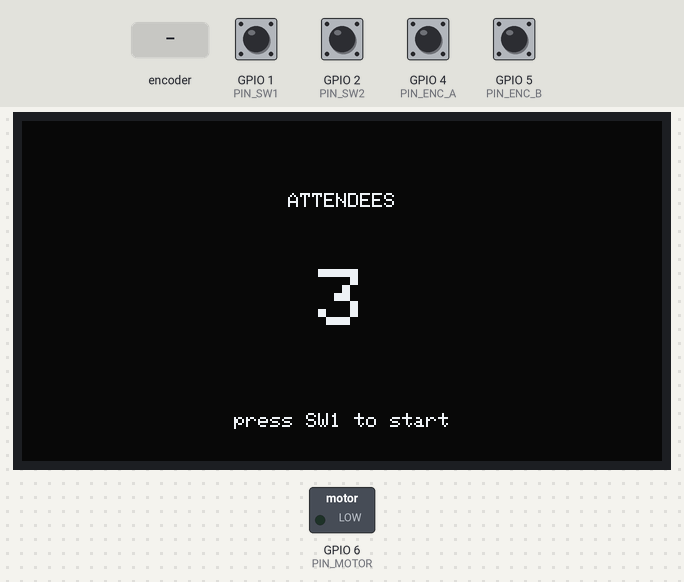
The sketch below on a simulated ESP32-S3. Shown: 320×170 colour display, switched loads named in the sketch (green lamp = pin HIGH). The test bench sets the inputs (shaded band); at power-on: GPIO 1 (PIN_SW1), GPIO 2 (PIN_SW2), GPIO 4 (PIN_ENC_A), GPIO 5 (PIN_ENC_B) HIGH.

Above: at 1.3 s.
1.4 s: GPIO 1 (PIN_SW1) pulled LOW for 3.2 s
At 1.7 s:
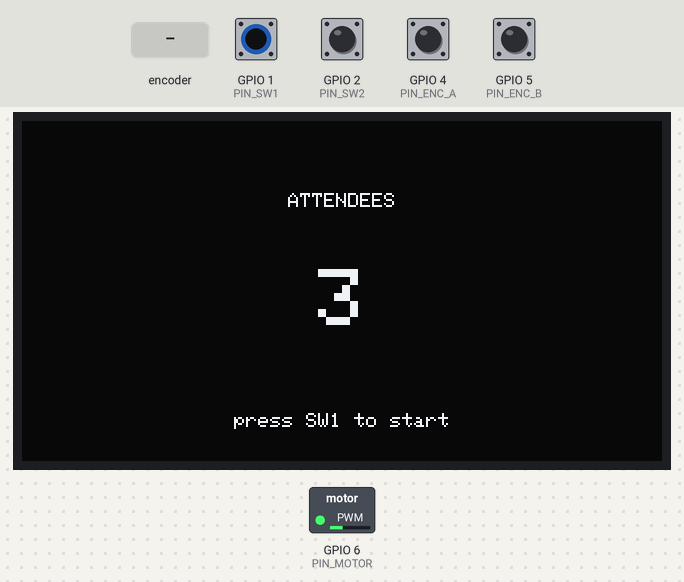
6.1 s: rotary encoder on GPIO 4 (PIN_ENC_A) / GPIO 5 (PIN_ENC_B) turned 3 steps (first pin leading)
At 7.7 s:
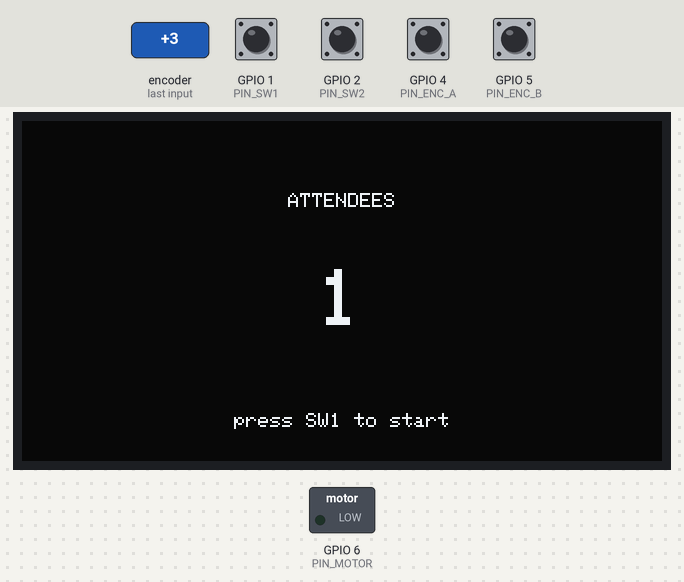
8.2 s: GPIO 2 (PIN_SW2) pulled LOW for 1 s
At 8.56 s:
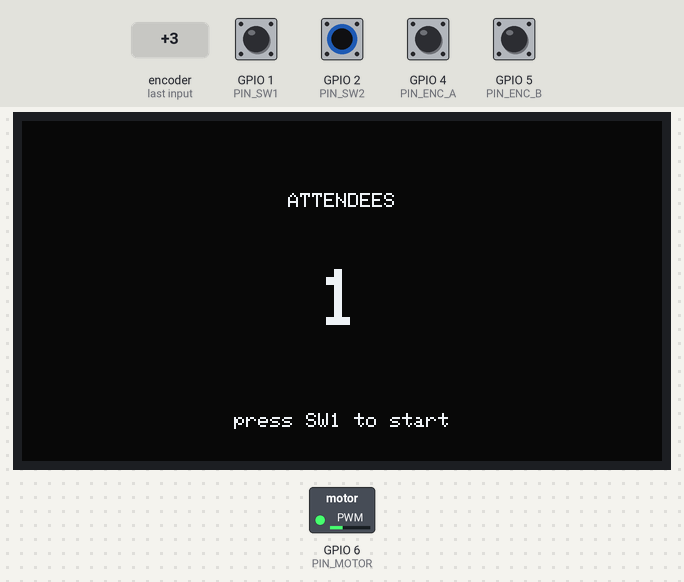
Timing chart, 0 to 11.2 s (numbered marks = the images above; inputs shaded):
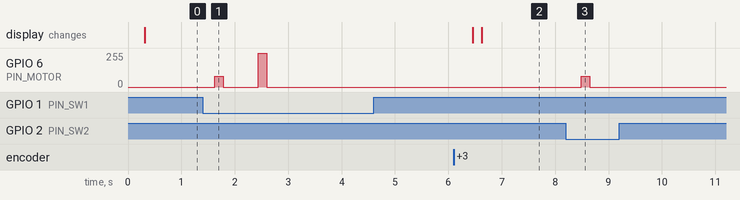

The sketch:

openai_gpt-4.1_rep1.ino
```cpp
#include <Arduino.h>
#define LGFX_USE_V1
#include <LovyanGFX.hpp>

// ==== Types (must be at top for Arduino preprocessor) ====
struct Button {
  int pin;
  bool lastState = true;
  uint32_t lastChange = 0;
  bool pressed = false;
  bool longPressHandled = false;
  uint32_t downTime = 0;
};
enum State { IDLE, RUNNING, PAUSED };

// ==== Display setup (per hardware ground truth) ====
class LGFX : public lgfx::LGFX_Device {
  lgfx::Panel_ST7789 _panel; lgfx::Bus_SPI _bus; lgfx::Light_PWM _light;
public:
  LGFX() {
    { auto cfg = _bus.config(); cfg.spi_host = SPI2_HOST; cfg.spi_mode = 0;
      cfg.freq_write = 50000000; cfg.freq_read = 16000000; cfg.spi_3wire = false;
      cfg.use_lock = true; cfg.dma_channel = SPI_DMA_CH_AUTO;
      cfg.pin_sclk = 12; cfg.pin_mosi = 11; cfg.pin_miso = -1; cfg.pin_dc = 13;
      _bus.config(cfg); _panel.setBus(&_bus); }
    { auto cfg = _panel.config(); cfg.pin_cs = 10; cfg.pin_rst = 9; cfg.pin_busy = -1;
      cfg.panel_width = 170; cfg.panel_height = 320; cfg.offset_x = 35; cfg.offset_y = 0;
      cfg.offset_rotation = 2; cfg.readable = false; cfg.invert = true;
      cfg.rgb_order = false; cfg.dlen_16bit = false; cfg.bus_shared = false;
      _panel.config(cfg); }
    { auto cfg = _light.config(); cfg.pin_bl = 8; cfg.invert = false;
      cfg.freq = 44100; cfg.pwm_channel = 7; _light.config(cfg); _panel.setLight(&_light); }
    setPanel(&_panel);
  }
};
LGFX tft;

// ==== Pins ====
constexpr int PIN_SW1 = 1;
constexpr int PIN_SW2 = 2;
constexpr int PIN_ENC_A = 4;
constexpr int PIN_ENC_B = 5;
constexpr int PIN_MOTOR = 6;

// ==== Encoder (interrupt-driven, detent counting) ====
volatile int encRaw = 0;
void IRAM_ATTR encISR() {
  static uint8_t state = 0;
  state = (state << 2) | ((digitalRead(PIN_ENC_B) << 1) | digitalRead(PIN_ENC_A));
  static const int8_t table[16] = {0, -1, 1, 0, 1, 0, 0, -1, -1, 0, 0, 1, 0, 1, -1, 0};
  encRaw += table[state & 0x0F];
}
int readEncoderDetents() {
  noInterrupts();
  int raw = encRaw;
  interrupts();
  int detents = raw / 4;
  return detents;
}

// ==== Button handling (debounced, short/long press) ====
void pollButton(Button &btn, void (*onShort)(), void (*onLong)()) {
  bool state = digitalRead(btn.pin);
  uint32_t now = millis();
  if (state != btn.lastState) {
    btn.lastChange = now;
    btn.lastState = state;
  }
  // Debounce
  if ((now - btn.lastChange) > 25) {
    if (!state && !btn.pressed) { // pressed (active low)
      btn.pressed = true;
      btn.downTime = now;
      btn.longPressHandled = false;
      // haptic tap on press
      motorPulse(80, 30);
    }
    if (state && btn.pressed) { // released
      btn.pressed = false;
      if (!btn.longPressHandled && (now - btn.downTime) < 800) {
        onShort();
      }
    }
    if (btn.pressed && !btn.longPressHandled && (now - btn.downTime) >= 800) {
      btn.longPressHandled = true;
      onLong();
    }
  }
}

// ==== Motor/haptic ====
uint32_t motorUntil = 0;
void motorPulse(uint8_t duty, uint16_t ms) {
  ledcAttach(PIN_MOTOR, 20000, 8);
  ledcWrite(PIN_MOTOR, duty);
  motorUntil = millis() + ms;
}
void motorService() {
  if (motorUntil && millis() > motorUntil) {
    ledcWrite(PIN_MOTOR, 0);
    motorUntil = 0;
  }
}

// ==== Meeting cost meter state ====
State state = IDLE;
int attendeeCount = 3;
const int attendeeMin = 1;
const int attendeeMax = 20;
float cost = 0.0f; // dollars
uint32_t lastCostUpdate = 0;
const float costPerMinutePerPerson = 1.0f;

// ==== Color helpers ====
uint16_t rgb565(uint8_t r, uint8_t g, uint8_t b) {
  return ((r & 0xF8) << 8) | ((g & 0xFC) << 3) | (b >> 3);
}
// Interpolate from green to red
uint16_t costBarColor(float norm) {
  uint8_t r = 40 + (uint8_t)(200 * norm);
  uint8_t g = 200 - (uint8_t)(170 * norm);
  uint8_t b = 40;
  return rgb565(r, g, b);
}

// ==== UI layout ====
const uint16_t BG = rgb565(9,10,12);
const uint16_t INK = rgb565(238,240,245);

void drawIdle(LGFX_Sprite &sp, int attendeeCount) {
  sp.fillScreen(BG);
  sp.setTextColor(INK);
  sp.setTextDatum(middle_center);
  sp.setFont(&fonts::Font0);
  sp.setTextSize(1);
  sp.drawString("ATTENDEES", 160, 40);
  sp.setTextSize(4);
  sp.drawString(String(attendeeCount), 160, 90);
  sp.setTextSize(1);
  sp.setTextColor(INK, BG);
  sp.drawString("press SW1 to start", 160, 150);
}

void drawBar(LGFX_Sprite &sp, float cost, float norm) {
  sp.fillScreen(BG);
  int x0 = 20, x1 = 320-20, y = 85, h = 24;
  int w = x1 - x0;
  int fillw = (int)(w * norm);
  uint16_t col = costBarColor(norm);
  if (fillw > 0) sp.fillRoundRect(x0, y, fillw, h, 12, col);
  if (fillw < w) sp.drawRoundRect(x0+fillw, y, w-fillw, h, 12, INK);
}

void drawPaused(LGFX_Sprite &sp, float cost, float norm) {
  drawBar(sp, cost, norm);
  sp.setTextColor(INK);
  sp.setTextDatum(middle_center);
  sp.setFont(&fonts::Font0);
  sp.setTextSize(1);
  sp.drawString("PAUSED", 160, 40);
}

// ==== Button actions ====
Button btnSW1{PIN_SW1};
Button btnSW2{PIN_SW2};
void onSW1Short();
void onSW1Long();
void onSW2Short();
void onSW2Long();

void onSW1Short() {
  if (state == IDLE) {
    state = RUNNING;
    lastCostUpdate = millis();
    motorPulse(180, 80);
  } else if (state == RUNNING) {
    state = PAUSED;
    motorPulse(120, 40);
    delay(60);
    motorPulse(120, 40);
  } else if (state == PAUSED) {
    state = RUNNING;
    lastCostUpdate = millis();
    motorPulse(80, 30);
  }
}
void onSW1Long() {
  state = IDLE;
  cost = 0.0f;
  motorPulse(255, 30);
}
void onSW2Short() {}
void onSW2Long() {}

// ==== Setup/loop ====
void setup() {
  Serial.begin(115200);
  pinMode(PIN_SW1, INPUT_PULLUP);
  pinMode(PIN_SW2, INPUT_PULLUP);
  pinMode(PIN_ENC_A, INPUT_PULLUP);
  pinMode(PIN_ENC_B, INPUT_PULLUP);
  pinMode(PIN_MOTOR, OUTPUT);
  ledcAttach(PIN_MOTOR, 20000, 8);
  ledcWrite(PIN_MOTOR, 0);
  attachInterrupt(PIN_ENC_A, encISR, CHANGE);
  attachInterrupt(PIN_ENC_B, encISR, CHANGE);
  tft.init();
  tft.setRotation(1);
  tft.setBrightness(180);
}

void loop() {
  static uint32_t tNextRender = 0;
  static int lastDetent = 0;
  static float maxCost = 100.0f;
  uint32_t now = millis();
  while (Serial.available()) Serial.read();
  int detent = readEncoderDetents();
  if (state == IDLE && detent != lastDetent) {
    attendeeCount += (detent - lastDetent);
    if (attendeeCount < attendeeMin) attendeeCount = attendeeMin;
    if (attendeeCount > attendeeMax) attendeeCount = attendeeMax;
    lastDetent = detent;
  }
  if (state == RUNNING) {
    float rate = costPerMinutePerPerson * attendeeCount / 60000.0f;
    cost += rate * (now - lastCostUpdate);
    lastCostUpdate = now;
    if (cost > maxCost) maxCost = cost + 10.0f;
  } else {
    lastCostUpdate = now;
  }
  pollButton(btnSW1, onSW1Short, onSW1Long);
  pollButton(btnSW2, onSW2Short, onSW2Long);
  motorService();
  if (now >= tNextRender) {
    tNextRender = now + 33;
    LGFX_Sprite sp(&tft);
    if (!sp.createSprite(320, 170)) {
      tft.fillScreen(BG);
      return;
    }
    float norm = cost / maxCost;
    if (norm > 1.0f) norm = 1.0f;
    if (state == IDLE) {
      drawIdle(sp, attendeeCount);
    } else if (state == RUNNING) {
      drawBar(sp, cost, norm);
    } else if (state == PAUSED) {
      drawPaused(sp, cost, norm);
    }
    sp.pushSprite(0, 0);
    sp.deleteSprite();
  }
}
```

Measured:
- after the input at 1.4 s, GPIO 6 (PIN_MOTOR): 0/255 → 80/255 after 0.22 s, → 0/255 0.16 s later, → 255/255 0.65 s later, → 0/255 0.16 s later
- after the input at 6.1 s, the display: first changes after 0.36 s (image 2 shows a later state)
- after the input at 8.2 s, GPIO 6 (PIN_MOTOR): 0/255 → 80/255 after 0.29 s, → 0/255 0.16 s later
